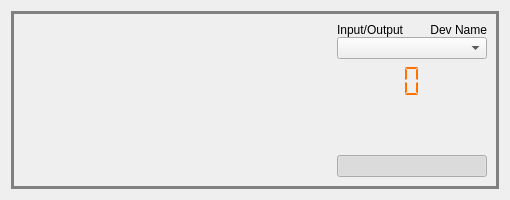
<?xml version="1.0" encoding="UTF-8"?>
<ui version="4.0">
 <class>DioDigitalChannel</class>
 <widget class="QWidget" name="DioDigitalChannel">
  <property name="geometry">
   <rect>
    <x>0</x>
    <y>0</y>
    <width>510</width>
    <height>200</height>
   </rect>
  </property>
  <property name="sizePolicy">
   <sizepolicy hsizetype="Expanding" vsizetype="Fixed">
    <horstretch>10</horstretch>
    <verstretch>10</verstretch>
   </sizepolicy>
  </property>
  <property name="minimumSize">
   <size>
    <width>0</width>
    <height>185</height>
   </size>
  </property>
  <property name="windowTitle">
   <string>Form</string>
  </property>
  <property name="styleSheet">
   <string notr="true"/>
  </property>
  <layout class="QVBoxLayout" name="verticalLayout_3">
   <item>
    <widget class="QFrame" name="channelControlFrame">
     <property name="styleSheet">
      <string notr="true">QWidget#channelControlFrame{border: 3px solid grey;}</string>
     </property>
     <layout class="QHBoxLayout" name="horizontalLayout_4" stretch="3,1">
      <item>
       <widget class="scopy::Sismograph" name="sismograph">
        <property name="sizePolicy">
         <sizepolicy hsizetype="Preferred" vsizetype="Preferred">
          <horstretch>0</horstretch>
          <verstretch>0</verstretch>
         </sizepolicy>
        </property>
        <property name="frameShape">
         <enum>QFrame::NoFrame</enum>
        </property>
       </widget>
      </item>
      <item>
       <widget class="QWidget" name="rightWidget" native="true">
        <property name="minimumSize">
         <size>
          <width>150</width>
          <height>0</height>
         </size>
        </property>
        <layout class="QVBoxLayout" name="verticalLayout_4">
         <property name="spacing">
          <number>0</number>
         </property>
         <property name="leftMargin">
          <number>0</number>
         </property>
         <property name="topMargin">
          <number>0</number>
         </property>
         <property name="rightMargin">
          <number>0</number>
         </property>
         <property name="bottomMargin">
          <number>0</number>
         </property>
         <item>
          <layout class="QVBoxLayout" name="verticalLayout">
           <item>
            <layout class="QHBoxLayout" name="horizontalLayout">
             <item>
              <widget class="QLabel" name="m_channelType">
               <property name="text">
                <string>Input/Output</string>
               </property>
              </widget>
             </item>
             <item>
              <widget class="QLabel" name="m_channelName">
               <property name="layoutDirection">
                <enum>Qt::RightToLeft</enum>
               </property>
               <property name="text">
                <string>Dev Name</string>
               </property>
               <property name="alignment">
                <set>Qt::AlignRight|Qt::AlignTrailing|Qt::AlignVCenter</set>
               </property>
              </widget>
             </item>
            </layout>
           </item>
           <item>
            <widget class="QComboBox" name="configModes">
             <property name="sizePolicy">
              <sizepolicy hsizetype="Minimum" vsizetype="Fixed">
               <horstretch>170</horstretch>
               <verstretch>0</verstretch>
              </sizepolicy>
             </property>
            </widget>
           </item>
           <item>
            <spacer name="verticalSpacer_2">
             <property name="orientation">
              <enum>Qt::Vertical</enum>
             </property>
             <property name="sizeType">
              <enum>QSizePolicy::Fixed</enum>
             </property>
             <property name="sizeHint" stdset="0">
              <size>
               <width>2</width>
               <height>5</height>
              </size>
             </property>
            </spacer>
           </item>
           <item>
            <widget class="scopy::LcdNumber" name="lcdNumber">
             <property name="sizePolicy">
              <sizepolicy hsizetype="MinimumExpanding" vsizetype="Fixed">
               <horstretch>0</horstretch>
               <verstretch>0</verstretch>
              </sizepolicy>
             </property>
             <property name="minimumSize">
              <size>
               <width>50</width>
               <height>35</height>
              </size>
             </property>
             <property name="styleSheet">
              <string notr="true">QLCDNumber { color: #ff7200; }</string>
             </property>
             <property name="frameShape">
              <enum>QFrame::NoFrame</enum>
             </property>
             <property name="digitCount">
              <number>1</number>
             </property>
             <property name="segmentStyle">
              <enum>QLCDNumber::Flat</enum>
             </property>
             <property name="value" stdset="0">
              <double>0.000000000000000</double>
             </property>
             <property name="intValue" stdset="0">
              <number>0</number>
             </property>
            </widget>
           </item>
           <item>
            <spacer name="verticalSpacer">
             <property name="orientation">
              <enum>Qt::Vertical</enum>
             </property>
             <property name="sizeHint" stdset="0">
              <size>
               <width>2</width>
               <height>2</height>
              </size>
             </property>
            </spacer>
           </item>
           <item>
            <widget class="QWidget" name="customSwitchWidget" native="true">
             <layout class="QHBoxLayout" name="horizontalLayout_3">
              <property name="spacing">
               <number>0</number>
              </property>
              <property name="leftMargin">
               <number>0</number>
              </property>
              <property name="topMargin">
               <number>0</number>
              </property>
              <property name="rightMargin">
               <number>0</number>
              </property>
              <property name="bottomMargin">
               <number>0</number>
              </property>
              <item>
               <layout class="QHBoxLayout" name="horizontalLayout_2">
                <item>
                 <widget class="scopy::CustomSwitch" name="customSwitch">
                  <property name="sizePolicy">
                   <sizepolicy hsizetype="Minimum" vsizetype="Fixed">
                    <horstretch>170</horstretch>
                    <verstretch>0</verstretch>
                   </sizepolicy>
                  </property>
                  <property name="checkable">
                   <bool>true</bool>
                  </property>
                  <property name="checked">
                   <bool>true</bool>
                  </property>
                 </widget>
                </item>
               </layout>
              </item>
             </layout>
            </widget>
           </item>
          </layout>
         </item>
        </layout>
       </widget>
      </item>
     </layout>
    </widget>
   </item>
  </layout>
 </widget>
 <customwidgets>
  <customwidget>
   <class>scopy::CustomSwitch</class>
   <extends>QPushButton</extends>
   <header>gui/customSwitch.h</header>
  </customwidget>
  <customwidget>
   <class>scopy::LcdNumber</class>
   <extends>QLCDNumber</extends>
   <header>lcdNumber.hpp</header>
  </customwidget>
  <customwidget>
   <class>scopy::Sismograph</class>
   <extends>QFrame</extends>
   <header>sismograph.hpp</header>
   <container>1</container>
  </customwidget>
 </customwidgets>
 <resources/>
 <connections/>
</ui>
